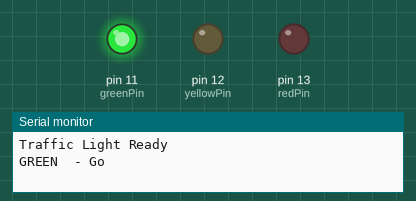
This sketch was run on a simulated Arduino Uno, built with avr-gcc and run on an emulated ATmega328P. On the bench: output pins drawn as LEDs (lit = HIGH), the last lines printed to the serial monitor.

Above: at 2.5 s.
At 6.0 s:
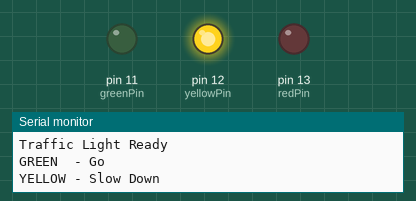
At 9.5 s:
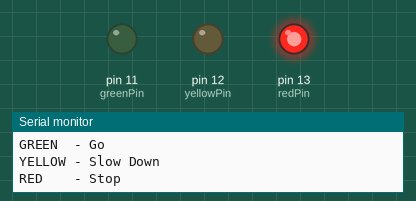
Timing chart, 0 to 15.6 s (numbered marks = the images above):
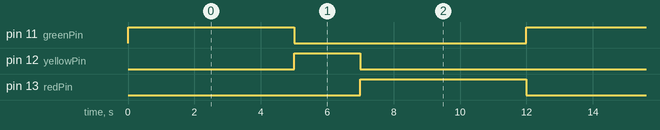

The sketch:

code.ino
```cpp
// ── Pin Definitions ───────────────────────
int redPin    = 13;
int yellowPin = 12;
int greenPin  = 11;

// ── Setup ─────────────────────────────────
void setup() {
  pinMode(redPin,    OUTPUT);
  pinMode(yellowPin, OUTPUT);
  pinMode(greenPin,  OUTPUT);
  Serial.begin(9600);
  Serial.println("Traffic Light Ready");
}

// ── LED Control Functions ──────────────────
void allOff() {
  digitalWrite(redPin,    LOW);
  digitalWrite(yellowPin, LOW);
  digitalWrite(greenPin,  LOW);
}

void greenPhase() {
  allOff();
  digitalWrite(greenPin, HIGH);
  Serial.println("GREEN  - Go");
  delay(5000);              // 5 seconds
}

void yellowPhase() {
  allOff();
  digitalWrite(yellowPin, HIGH);
  Serial.println("YELLOW - Slow Down");
  delay(2000);              // 2 seconds
}

void redPhase() {
  allOff();
  digitalWrite(redPin, HIGH);
  Serial.println("RED    - Stop");
  delay(5000);              // 5 seconds
}

// ── Main Loop ─────────────────────────────
void loop() {
  greenPhase();
  yellowPhase();
  redPhase();
}
```

Measured:
- by itself, pin 11 (greenPin), pin 13 (redPin): alternates HIGH for 5.0 s and LOW for 7.0 s
- by itself, pin 12 (yellowPin): alternates HIGH for 2.0 s and LOW for 10.0 s
- by itself, everything shown: repeats every 12.0 s, in 3 steps
